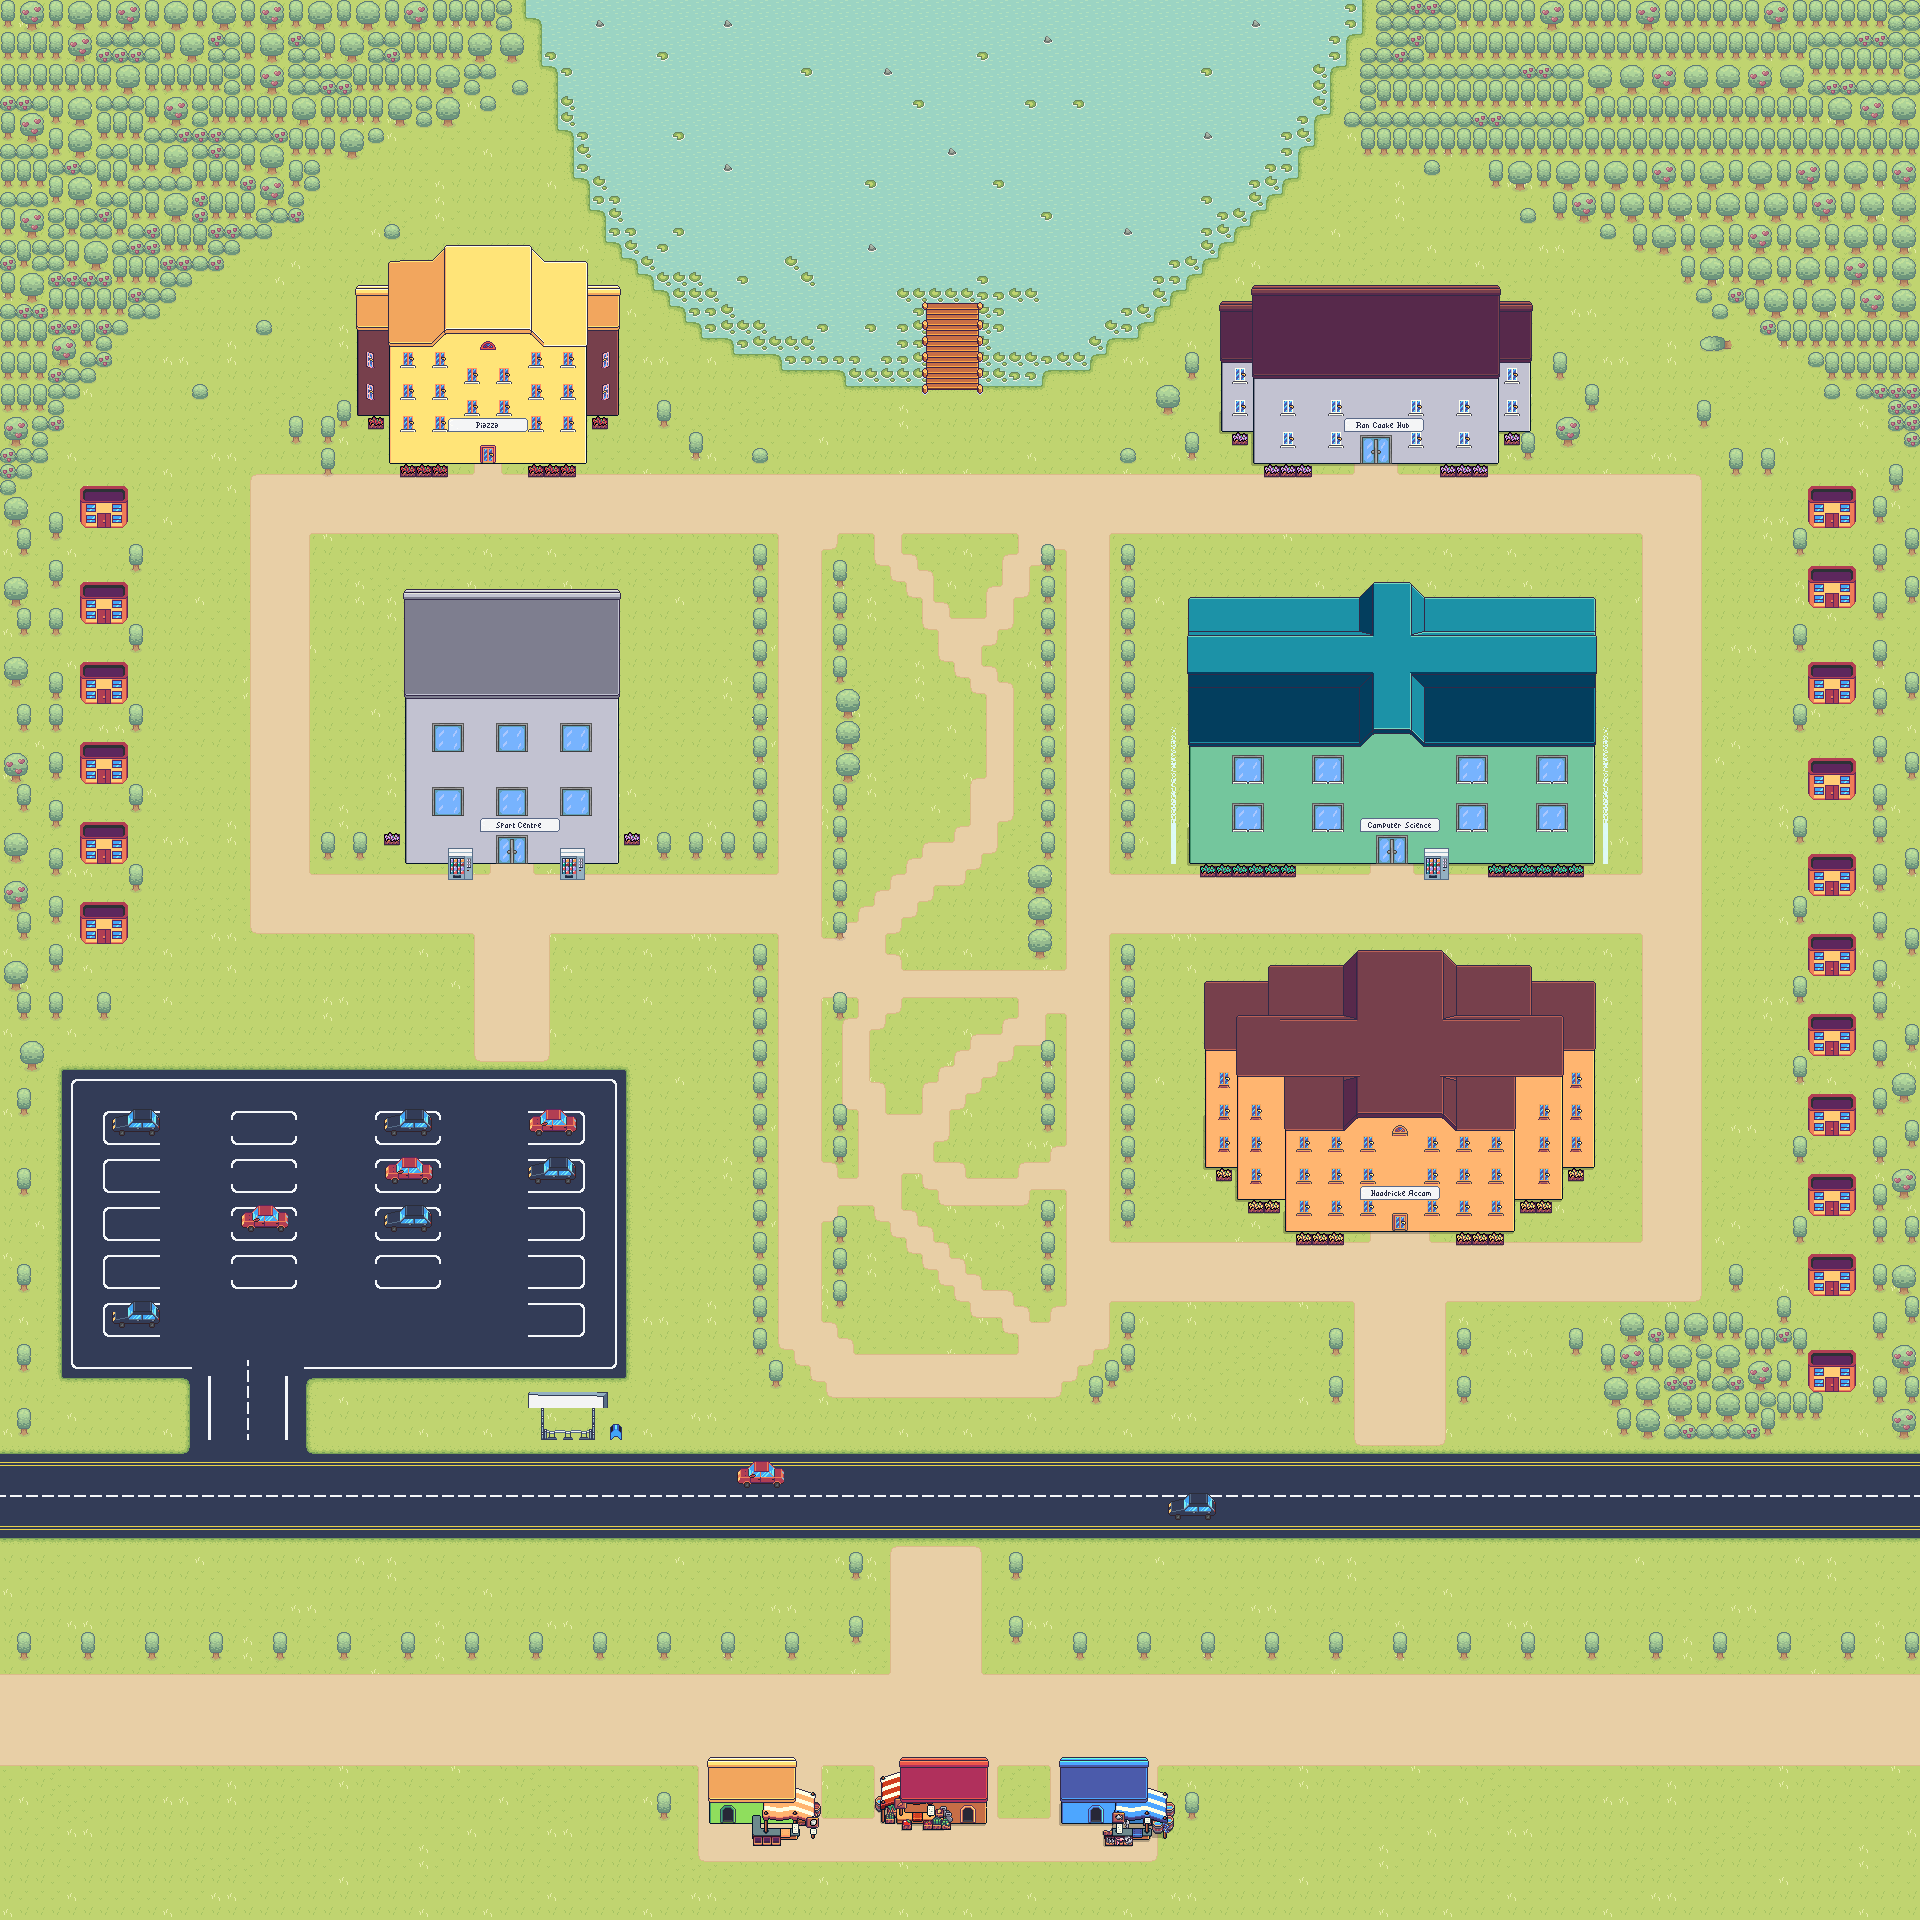

A 2D game scene composited from a Tiled map and its tileset images. What follows is a short description and the map's XML, with each tile layer's data collapsed to a summary:
An orthogonal 120x120 tile map with 16x16 px tiles, 26 tile layers (Water, Water_2, lilipads, roads, ...), 20 tilesets.

<map version="1.10" tiledversion="1.10.2" orientation="orthogonal" renderorder="right-down" width="120" height="120" tilewidth="16" tileheight="16" infinite="0" nextlayerid="40" nextobjectid="1">
 <tileset firstgid="1" name="grass" tilewidth="16" tileheight="16" tilecount="77" columns="11">
  <image source="Grass.png" width="176" height="112" />
 </tileset>
 <tileset firstgid="78" name="hills" tilewidth="16" tileheight="16" tilecount="77" columns="11">
  <image source="Hills.png" width="176" height="112" />
 </tileset>
 <tileset firstgid="155" name="dirt" tilewidth="16" tileheight="16" tilecount="77" columns="11">
  <image source="Tilled_Dirt.png" width="176" height="112" />
 </tileset>
 <tileset firstgid="232" name="plants" tilewidth="16" tileheight="16" tilecount="45" columns="9">
  <image source="Basic_Grass_Biom_things.png" width="144" height="80" />
 </tileset>
 <tileset firstgid="277" name="cs building" tilewidth="16" tileheight="16" tilecount="360" columns="20">
  <image source="cs_building.png" width="320" height="288" />
 </tileset>
 <tileset firstgid="637" name="water" tilewidth="16" tileheight="16" tilecount="4" columns="4">
  <image source="Water.png" width="64" height="16" />
 </tileset>
 <tileset firstgid="641" name="roads" tilewidth="16" tileheight="16" tilecount="4096" columns="64">
  <image source="city_assets.png" width="1024" height="1024" />
 </tileset>
 <tileset firstgid="4737" name="roofs" tilewidth="16" tileheight="16" tilecount="3300" columns="75">
  <image source="housing/housing_system_roofs.png" width="1200" height="704" />
 </tileset>
 <tileset firstgid="8037" name="walls" tilewidth="16" tileheight="16" tilecount="3300" columns="75">
  <image source="housing/house_building_assets.png" width="1200" height="704" />
 </tileset>
 <tileset firstgid="11337" name="flowers" tilewidth="16" tileheight="16" tilecount="78" columns="13">
  <image source="flower_gardens/flower_gardens_wood_plants.png" width="208" height="96" />
 </tileset>
 <tileset firstgid="11415" name="door" tilewidth="16" tileheight="16" tilecount="40" columns="2">
  <image source="housing/doors.png" width="32" height="325" />
 </tileset>
 <tileset firstgid="11455" name="windows" tilewidth="16" tileheight="16" tilecount="1504" columns="47">
  <image source="housing/house_doors.png" width="752" height="512" />
 </tileset>
 <tileset firstgid="12959" name="house shadows" tilewidth="16" tileheight="16" tilecount="3300" columns="75">
  <image source="housing/house_building_assets_shadows.png" width="1200" height="704" />
 </tileset>
 <tileset firstgid="16259" name="labels" tilewidth="16" tileheight="14" tilecount="25" columns="5">
  <image source="label.png" width="80" height="70" />
 </tileset>
 <tileset firstgid="16284" name="peer" tilewidth="16" tileheight="16" tilecount="928" columns="32">
  <image source="SmallBurg_outside_assets.png" width="512" height="478" />
 </tileset>
 <tileset firstgid="17212" name="market" tilewidth="16" tileheight="16" tilecount="128" columns="16">
  <image source="commerce_marketplace_stall.png" width="256" height="128" />
 </tileset>
 <tileset firstgid="17340" name="market shadows" tilewidth="16" tileheight="16" tilecount="128" columns="16">
  <image source="commerce_marketplace_stall_shadow.png" width="256" height="128" />
 </tileset>
 <tileset firstgid="17468" name="market_2" tilewidth="16" tileheight="16" tilecount="64" columns="8">
  <image source="commerce_fishmarket_stall.png" width="128" height="128" />
 </tileset>
 <tileset firstgid="17532" name="ore_market" tilewidth="16" tileheight="16" tilecount="128" columns="16">
  <image source="commerce_ore_crystals_stall.png" width="256" height="128" />
 </tileset>
 <tileset firstgid="17660" name="ore_market_shadows" tilewidth="16" tileheight="16" tilecount="64" columns="8">
  <image source="commerce_ore_crystals_stall_shadows.png" width="128" height="128" />
 </tileset>
 <layer id="13" name="Water" width="120" height="120">
  <data>[14400 cells, 1042 non-empty, 1 distinct tile ids]</data>
 </layer>
 <layer id="36" name="Water_2" width="120" height="120">
  <data>[14400 cells, 1042 non-empty, 1 distinct tile ids]</data>
 </layer>
 <layer id="17" name="lilipads" width="120" height="120">
  <data>[14400 cells, 128 non-empty, 2 distinct tile ids]</data>
 </layer>
 <layer id="14" name="roads" width="120" height="120">
  <data>[14400 cells, 1644 non-empty, 7 distinct tile ids]</data>
 </layer>
 <layer id="4" name="Ground" width="120" height="120">
  <data>[14400 cells, 12160 non-empty, 14 distinct tile ids]</data>
 </layer>
 <layer id="3" name="Path" width="120" height="120">
  <data>[14400 cells, 3364 non-empty, 30 distinct tile ids]</data>
 </layer>
 <layer id="30" name="shadows" width="120" height="120">
  <data>[14400 cells, 139 non-empty, 43 distinct tile ids]</data>
 </layer>
 <layer id="20" name="wall_1" width="120" height="120">
  <properties>
   <property name="blocked" value="" />
  </properties>
  <data>[14400 cells, 425 non-empty, 70 distinct tile ids]</data>
 </layer>
 <layer id="21" name="wall_2" width="120" height="120">
  <properties>
   <property name="blocked" value="" />
  </properties>
  <data>[14400 cells, 515 non-empty, 99 distinct tile ids]</data>
 </layer>
 <layer id="18" name="wall_3" width="120" height="120" offsetx="0.333333" offsety="2.84217e-14">
  <properties>
   <property name="blocked" value="" />
  </properties>
  <data>[14400 cells, 121 non-empty, 8 distinct tile ids]</data>
 </layer>
 <layer id="28" name="windows" width="120" height="120">
  <data>[14400 cells, 123 non-empty, 10 distinct tile ids]</data>
 </layer>
 <layer id="29" name="windows_2" width="120" height="120">
  <data>[14400 cells, 79 non-empty, 4 distinct tile ids]</data>
 </layer>
 <layer id="27" name="roof_1" width="120" height="120">
  <properties>
   <property name="blocked" value="" />
  </properties>
  <data>[14400 cells, 359 non-empty, 135 distinct tile ids]</data>
 </layer>
 <layer id="24" name="roof_2" width="120" height="120">
  <properties>
   <property name="blocked" value="" />
  </properties>
  <data>[14400 cells, 634 non-empty, 166 distinct tile ids]</data>
 </layer>
 <layer id="26" name="roof_3" width="120" height="120" offsetx="-0.181818" offsety="-6">
  <properties>
   <property name="blocked" value="" />
  </properties>
  <data>[14400 cells, 30 non-empty, 12 distinct tile ids]</data>
 </layer>
 <layer id="31" name="labels" width="120" height="120">
  <data>[14400 cells, 20 non-empty, 20 distinct tile ids]</data>
 </layer>
 <layer id="15" name="other" width="120" height="120">
  <data>[14400 cells, 295 non-empty, 45 distinct tile ids]</data>
 </layer>
 <layer id="38" name="market_door" width="120" height="120">
  <data>[14400 cells, 2 non-empty, 2 distinct tile ids]</data>
 </layer>
 <layer id="39" name="market_door_2" width="120" height="120">
  <data>[14400 cells, 2 non-empty, 2 distinct tile ids]</data>
 </layer>
 <layer id="37" name="Nisa_door" width="120" height="120">
  <data>[14400 cells, 2 non-empty, 2 distinct tile ids]</data>
 </layer>
 <layer id="34" name="Gym_door" width="120" height="120">
  <data>[14400 cells, 4 non-empty, 4 distinct tile ids]</data>
 </layer>
 <layer id="16" name="Goodricke_door" width="120" height="120">
  <data>[14400 cells, 3 non-empty, 3 distinct tile ids]</data>
 </layer>
 <layer id="32" name="Ron_cooke_door" width="120" height="120">
  <data>[14400 cells, 9 non-empty, 9 distinct tile ids]</data>
 </layer>
 <layer id="10" name="Comp_sci_door" width="120" height="120">
  <data>[14400 cells, 4 non-empty, 4 distinct tile ids]</data>
 </layer>
 <layer id="33" name="Piazza_door" width="120" height="120">
  <data>[14400 cells, 2 non-empty, 2 distinct tile ids]</data>
 </layer>
 <layer id="5" name="Trees" width="120" height="120">
  <data>[14400 cells, 1695 non-empty, 16 distinct tile ids]</data>
 </layer>
</map>
